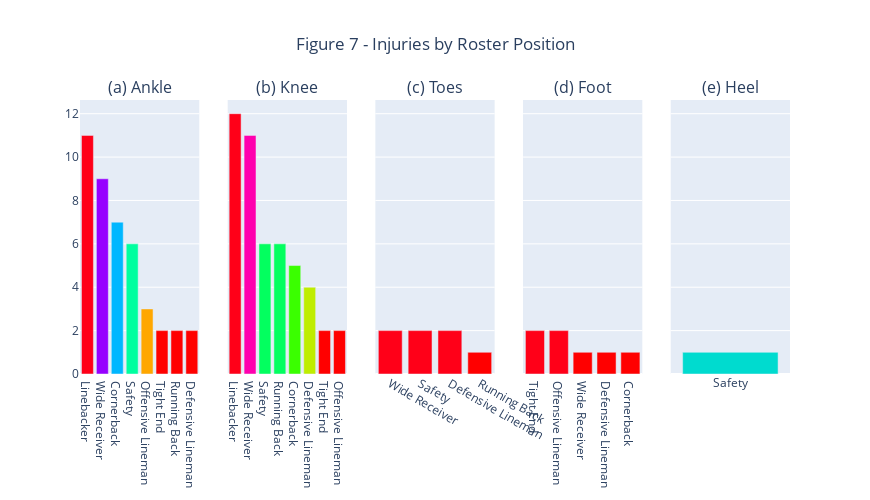

Notebook code for this chart:
### Markdown cell above
Most Ankle, Knee and Toe injuries occur in Pass or Rush Play Types, while Punt types will injury the player sometimes in the Knee.<br>
Time to explore the injuries by Roster Position, as shown on the Figure 7.

### Code cell
fig = make_subplots(rows=1, cols=5, specs=[[{"type": "xy"}, {"type": "xy"}, {"type": "xy"},
                                          {"type": "xy"}, {"type": "xy"}]], 
                    shared_xaxes=True, shared_yaxes=True,
                    vertical_spacing=1,
                    subplot_titles = ('(a) Ankle', 
                                      '(b) Knee',
                                      '(c) Toes',
                                      '(d) Foot',
                                      '(e) Heel'))

feature = "RosterPosition"
feature_filter = "BodyPart"
feature_value = ["Ankle", "Knee", "Toes", "Foot", "Heel"]
col_num = 1

for i in feature_value:
    df_aux = inj_playlist[inj_playlist[feature_filter] == i]
    df_aux = df_aux[feature].value_counts()
    df_aux = df_aux[df_aux > 0]
    value = df_aux.values
    label = df_aux.index

    fig.add_trace(go.Bar(y=value, 
                         x=label,
                         hoverinfo='y',
                         showlegend=False,
                         marker={'color': value,
                         'colorscale': 'hsv'}),
                         row=1, col=col_num)
    col_num = col_num+1

fig.update_layout(height=500, width=870, title="Figure 7 - Injuries by Roster Position", 
                  title_x=0.5)
fig.show()

### Figure 1 — Plotly figure (JSON) as saved in the notebook; plotly's stock layout.template omitted (floating-point values rounded to 4 significant figures)
{"data": [{"hoverinfo": "y", "marker": {"color": [11, 9, 7, 6, 3, 2, 2, 2], "colorscale": [[0, "#ff0000"], [0.1111, "#ffa700"], [0.2222, "#afff00"], [0.3333, "#08ff00"], [0.4444, "#00ff9f"], [0.5556, "#00b7ff"], [0.6667, "#0010ff"], [0.7778, "#9700ff"], [0.8889, "#ff00bf"], [1, "#ff0018"]]}, "showlegend": false, "type": "bar", "x": ["Linebacker", "Wide Receiver", "Cornerback", "Safety", "Offensive Lineman", "Tight End", "Running Back", "Defensive Lineman"], "xaxis": "x", "y": [11, 9, 7, 6, 3, 2, 2, 2], "yaxis": "y"}, {"hoverinfo": "y", "marker": {"color": [12, 11, 6, 6, 5, 4, 2, 2], "colorscale": [[0, "#ff0000"], [0.1111, "#ffa700"], [0.2222, "#afff00"], [0.3333, "#08ff00"], [0.4444, "#00ff9f"], [0.5556, "#00b7ff"], [0.6667, "#0010ff"], [0.7778, "#9700ff"], [0.8889, "#ff00bf"], [1, "#ff0018"]]}, "showlegend": false, "type": "bar", "x": ["Linebacker", "Wide Receiver", "Safety", "Running Back", "Cornerback", "Defensive Lineman", "Tight End", "Offensive Lineman"], "xaxis": "x2", "y": [12, 11, 6, 6, 5, 4, 2, 2], "yaxis": "y2"}, {"hoverinfo": "y", "marker": {"color": [2, 2, 2, 1], "colorscale": [[0, "#ff0000"], [0.1111, "#ffa700"], [0.2222, "#afff00"], [0.3333, "#08ff00"], [0.4444, "#00ff9f"], [0.5556, "#00b7ff"], [0.6667, "#0010ff"], [0.7778, "#9700ff"], [0.8889, "#ff00bf"], [1, "#ff0018"]]}, "showlegend": false, "type": "bar", "x": ["Wide Receiver", "Safety", "Defensive Lineman", "Running Back"], "xaxis": "x3", "y": [2, 2, 2, 1], "yaxis": "y3"}, {"hoverinfo": "y", "marker": {"color": [2, 2, 1, 1, 1], "colorscale": [[0, "#ff0000"], [0.1111, "#ffa700"], [0.2222, "#afff00"], [0.3333, "#08ff00"], [0.4444, "#00ff9f"], [0.5556, "#00b7ff"], [0.6667, "#0010ff"], [0.7778, "#9700ff"], [0.8889, "#ff00bf"], [1, "#ff0018"]]}, "showlegend": false, "type": "bar", "x": ["Tight End", "Offensive Lineman", "Wide Receiver", "Defensive Lineman", "Cornerback"], "xaxis": "x4", "y": [2, 2, 1, 1, 1], "yaxis": "y4"}, {"hoverinfo": "y", "marker": {"color": [1], "colorscale": [[0, "#ff0000"], [0.1111, "#ffa700"], [0.2222, "#afff00"], [0.3333, "#08ff00"], [0.4444, "#00ff9f"], [0.5556, "#00b7ff"], [0.6667, "#0010ff"], [0.7778, "#9700ff"], [0.8889, "#ff00bf"], [1, "#ff0018"]]}, "showlegend": false, "type": "bar", "x": ["Safety"], "xaxis": "x5", "y": [1], "yaxis": "y5"}], "layout": {"annotations": [{"font": {"size": 16}, "showarrow": false, "text": "(a) Ankle", "x": 0.084, "xanchor": "center", "xref": "paper", "y": 1, "yanchor": "bottom", "yref": "paper"}, {"font": {"size": 16}, "showarrow": false, "text": "(b) Knee", "x": 0.292, "xanchor": "center", "xref": "paper", "y": 1, "yanchor": "bottom", "yref": "paper"}, {"font": {"size": 16}, "showarrow": false, "text": "(c) Toes", "x": 0.5, "xanchor": "center", "xref": "paper", "y": 1, "yanchor": "bottom", "yref": "paper"}, {"font": {"size": 16}, "showarrow": false, "text": "(d) Foot", "x": 0.708, "xanchor": "center", "xref": "paper", "y": 1, "yanchor": "bottom", "yref": "paper"}, {"font": {"size": 16}, "showarrow": false, "text": "(e) Heel", "x": 0.916, "xanchor": "center", "xref": "paper", "y": 1, "yanchor": "bottom", "yref": "paper"}], "height": 500, "title": {"text": "Figure 7 - Injuries by Roster Position", "x": 0.5}, "width": 870, "xaxis": {"anchor": "y", "domain": [0, 0.168]}, "xaxis2": {"anchor": "y2", "domain": [0.208, 0.376]}, "xaxis3": {"anchor": "y3", "domain": [0.416, 0.584]}, "xaxis4": {"anchor": "y4", "domain": [0.624, 0.792]}, "xaxis5": {"anchor": "y5", "domain": [0.832, 1]}, "yaxis": {"anchor": "x", "domain": [0, 1]}, "yaxis2": {"anchor": "x2", "domain": [0, 1], "matches": "y", "showticklabels": false}, "yaxis3": {"anchor": "x3", "domain": [0, 1], "matches": "y", "showticklabels": false}, "yaxis4": {"anchor": "x4", "domain": [0, 1], "matches": "y", "showticklabels": false}, "yaxis5": {"anchor": "x5", "domain": [0, 1], "matches": "y", "showticklabels": false}}}
